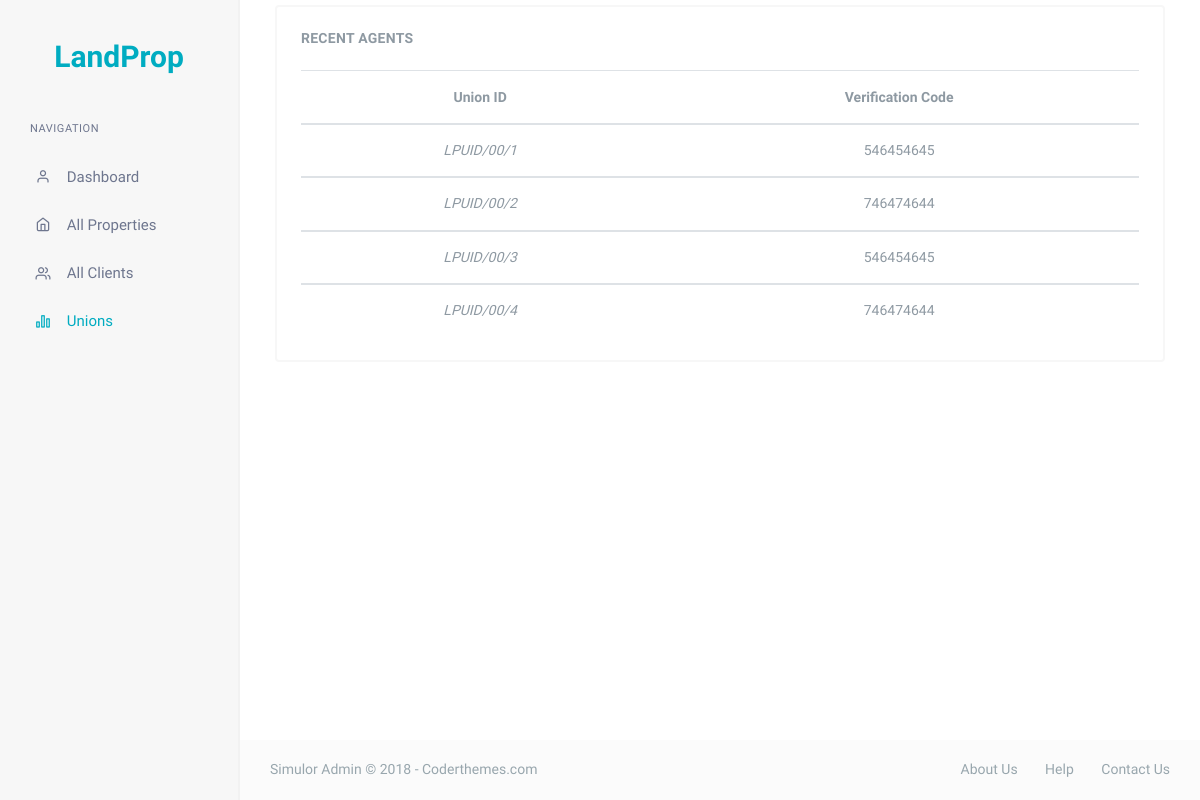
/admin/all-unions.php, run on the app's committed database.
### tables this page shows
CREATE TABLE IF NOT EXISTS `unions` (
  `union_id` int(11) NOT NULL AUTO_INCREMENT,
  `verification_code` varchar(255) NOT NULL,
  PRIMARY KEY (`union_id`)
);

### admin/inc/functions.php (called while the page is built, shortened)
<?php
require_once 'config.php';
function fetchData($table){
	global $link;
	$sql = "SELECT * FROM $table";
	$query = mysqli_query($link, $sql);
	if (mysqli_num_rows($query) > 0) {
		return $query;
	}
	return false;
}

### admin/all-unions.php (the view, shortened to what this page needs)
<?php
    $result = fetchData('unions');
    if ($result) {
        $unions = $result;
    }
 ?>
<!DOCTYPE html>
<html lang="en">
    <head>
        <link href="css/bootstrap.min.css" rel="stylesheet" type="text/css" />
        <link href="css/icons.min.css" rel="stylesheet" type="text/css" />
        <link href="css/app.min.css" rel="stylesheet" type="text/css" />
    </head>
<body>
    <div id="wrapper">
            <div class="left-side-menu">
                <div class="slimscroll-menu">
                    <a href="index.html" class="logo text-center mb-4">
                        <span class="logo-lg">
                            <h2>LandProp</h2>
                        </span>
                    </a>
                    <?php require_once 'inc/sidemenu.php'; ?>
                </div>
            </div>
            <div class="content-page">
                <div class="content">
    <div class="container-fluid">
        <div class="row">
                            <div class="col-12">
                                <div class="card">
                                    <div class="card-body">
                                        <h4 class="header-title">Recent Agents</h4>
                                        <div class="table-responsive mt-3">
                                            <table class="table table-hover table-centered mb-0">
                                                <thead>
                                                    <tr>
                                                        <th class="text-center">Union ID</th>
                                                        <th class="text-center">Verification Code</th>
                                                    </tr>
                                                </thead>
                                                <?php
                                                    if (!empty($unions)) {
                                                        foreach ($unions as $union) {
                                                            extract($union); ?>
                                                <tbody>
                                                    <tr class="text-center">
                                                        <td>
                                                            <i>LPUID/00/<?php echo $union_id; ?></i>
                                                        </td>
                                                        <td>
                                                           <?php echo $verification_code; ?>
                                                        </td>
                                                    </tr>
                                                </tbody>
                                            <?php } }  ?>
                                            </table>
                                        </div>
                                    </div>
                                </div>
                            </div>
                        </div>
    </div>
                <footer class="footer">
                    <div class="container-fluid">
                        <div class="row">
                            <div class="col-md-6">
                                Simulor Admin &copy; 2018 - Coderthemes.com
                            </div>
                            <div class="col-md-6">
                                <div class="text-md-right footer-links d-none d-sm-block">
                                    <a href="#">About Us</a>
                                    <a href="#">Help</a>
                                    <a href="#">Contact Us</a>
                                </div>
                            </div>
                        </div>
                    </div>
                </footer>
            </div>
        </div>
    </body>
</html>

### data on the page
unions: union_id "1", verification_code "546454645"
unions: union_id "2", verification_code "746474644"
unions: union_id "3", verification_code "546454645"
unions: union_id "4", verification_code "746474644"
